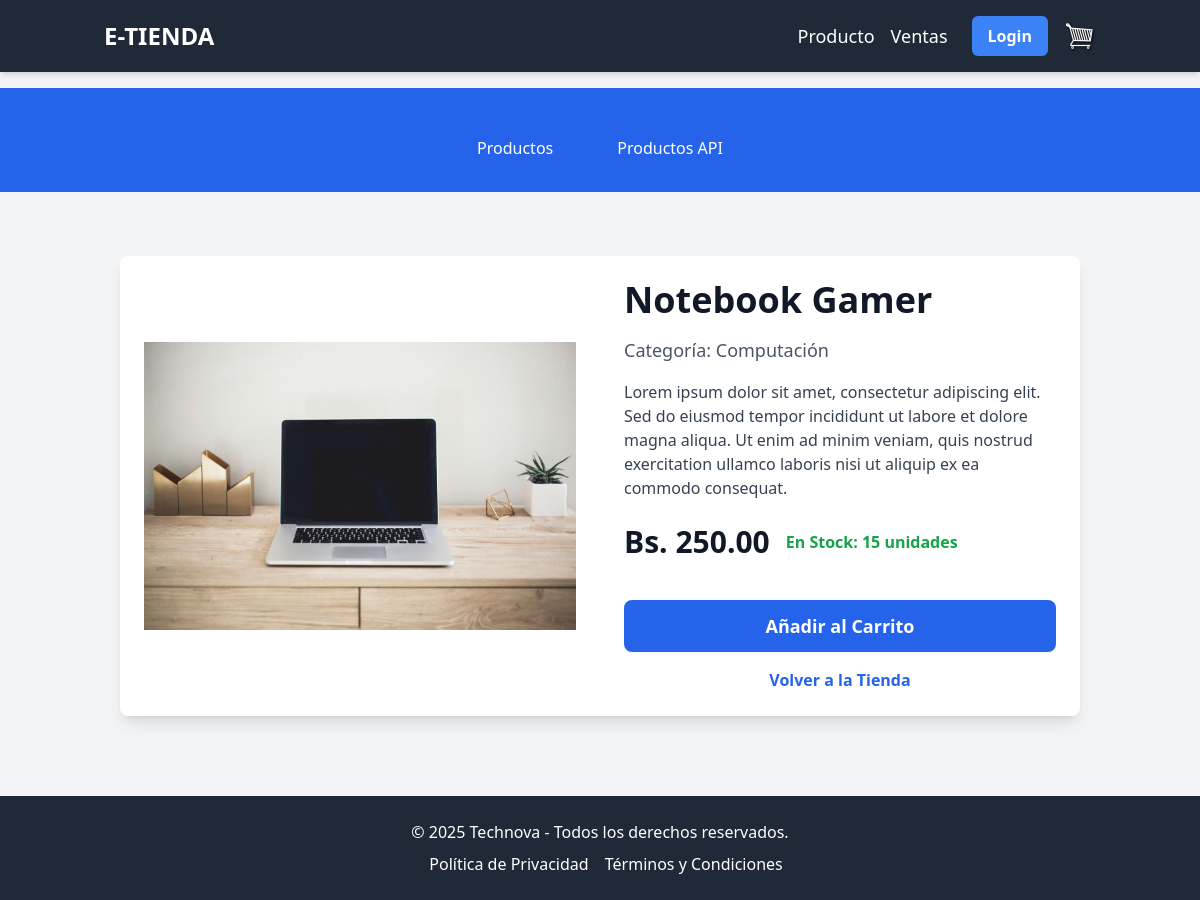
The page /store/producto/2/ on the database its author committed.
### store/models.py (models this page shows, shortened)
class Producto(models.Model):
    nombre = models.CharField(max_length=100, help_text="Nombre del Producto")
    precio = models.DecimalField(max_digits=10, decimal_places=2, null=True, help_text="Precio")
    stock = models.IntegerField(null=True, help_text="Cantidad en stock")
    imagen = models.ImageField(upload_to='productos', null=True)
    categoria = models.ForeignKey('Categoria', on_delete=models.SET_NULL, null=True)

class Categoria(models.Model):
    nombre = models.CharField(max_length=100, help_text="Categoría del Producto")

### store/views.py (the view)
# urls.py: path('producto/<int:pk>/',views.detail_producto, name='detail_producto'),
def detail_producto(request,pk):
    producto_obj = get_object_or_404(Producto, id=pk)
    context = {
        'producto':producto_obj
    }
    return render(request,"store/detalle_producto.html",context)

### store/templates/store/detalle_producto.html (shortened to what this page needs)
{% extends 'store/main.html' %}
{% load static %}
{% block content %}
<div class="container mx-auto px-4 py-8">
    {% if error_message %}
        <div class="bg-red-100 border border-red-400 text-red-700 px-4 py-3 rounded relative mb-4" role="alert">
            <strong class="font-bold">¡Error!</strong>
            <span class="block sm:inline">{{ error_message }}</span>
        </div>
        <a href="{% url 'store' %}" class="block text-center mt-4 text-blue-600 hover:text-blue-800 font-semibold">Volver a la Tienda</a>
    {% elif producto %}
        <div class="bg-white rounded-lg shadow-lg overflow-hidden md:flex">
            <div class="md:w-1/2 p-6 flex items-center justify-center">
                {% if producto.imagen %}
                    <img class="max-w-full max-h-96 object-contain" src="{{ producto.imagen.url }}" alt="{{ producto.nombre }}">
                {% else %}
                    <img class="max-w-full max-h-96 object-contain" src="{% static 'images/placeholder.jpg' %}" alt="Imagen no disponible">
                {% endif %}
            </div>
            <div class="md:w-1/2 p-6 flex flex-col justify-between">
                <div>
                    <h1 class="text-4xl font-bold text-gray-900 mb-4">{{ producto.nombre }}</h1>
                    <p class="text-gray-600 mb-4 text-lg">Categoría: {{ producto.categoria.nombre }}</p>
                    <p class="text-gray-700 mb-6 text-base">Lorem ipsum dolor sit amet, consectetur adipiscing elit. Sed do eiusmod tempor incididunt ut labore et dolore magna aliqua. Ut enim ad minim veniam, quis nostrud exercitation ullamco laboris nisi ut aliquip ex ea commodo consequat.</p>
                    <div class="flex items-center mb-4">
                        <span class="text-3xl font-bold text-gray-900 mr-4">Bs. {{ producto.precio }}</span>
                        {% if producto.stock > 0 %}
                            <span class="text-green-600 font-semibold">En Stock: {{ producto.stock }} unidades</span>
                        {% else %}
                            <span class="text-red-600 font-semibold">Sin Stock</span>
                        {% endif %}
                    </div>
                </div>
                <div class="mt-6">
                    <button
                        data-product="{{ producto.id }}"
                        data-action="add"
                        class="bg-blue-600 hover:bg-blue-700 text-white font-bold py-3 px-6 rounded-lg text-lg transition duration-300 w-full update-cart">
                        Añadir al Carrito
                    </button>
                    <a href="{% url 'store' %}" class="block text-center mt-4 text-blue-600 hover:text-blue-800 font-semibold">Volver a la Tienda</a>
                </div>
            </div>
        </div>
    {% else %}
        <p class="text-gray-600 text-center">No se pudieron cargar los detalles del producto.</p>
        <a href="{% url 'store' %}" class="block text-center mt-4 text-blue-600 hover:text-blue-800 font-semibold">Volver a la Tienda</a>
    {% endif %}
</div>
{% endblock %}

### rows shown on the page
Producto: imagen (picture), nombre "Notebook Gamer", categoria.nombre "Computación", precio "250.00", stock "15"
